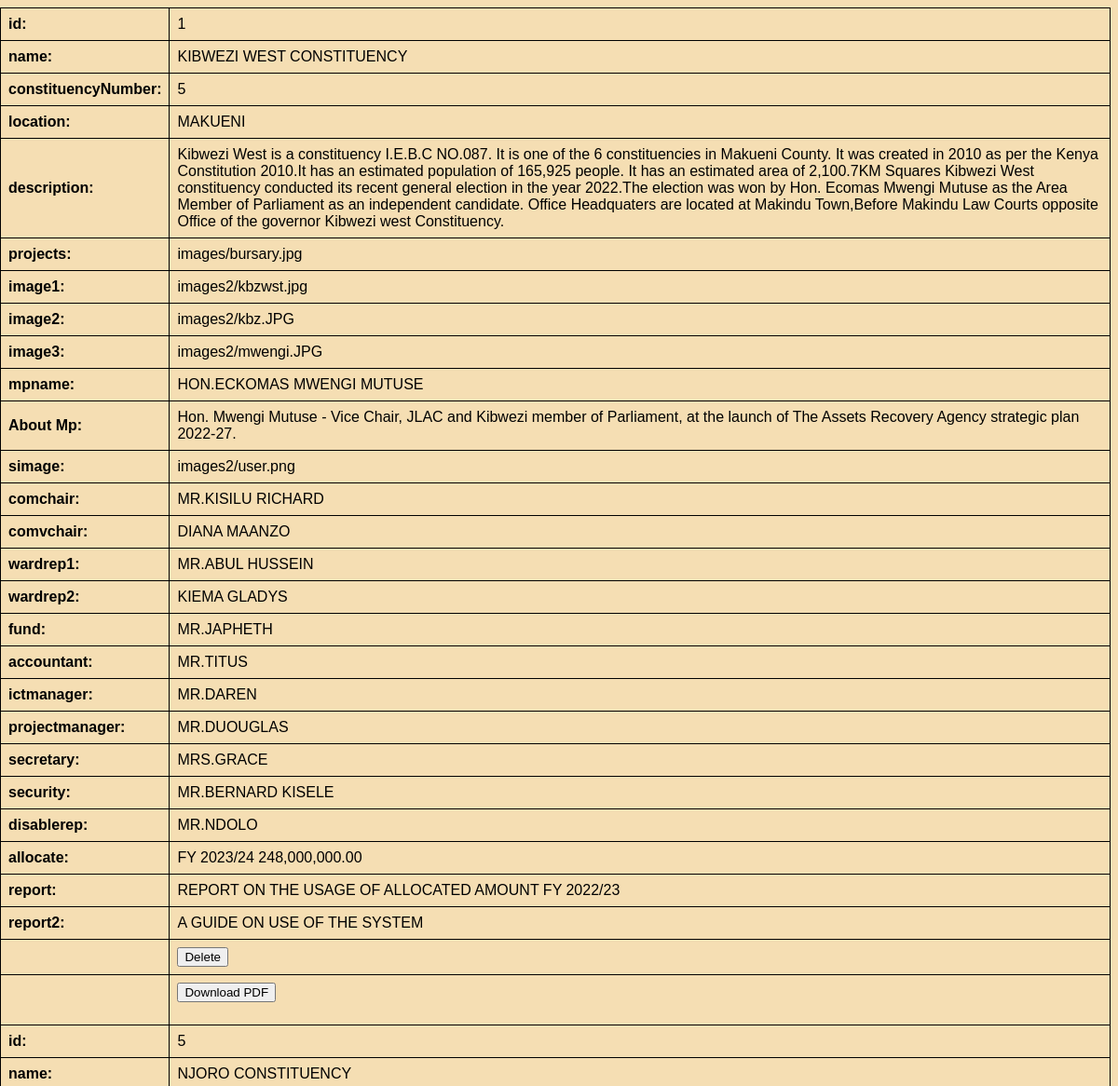
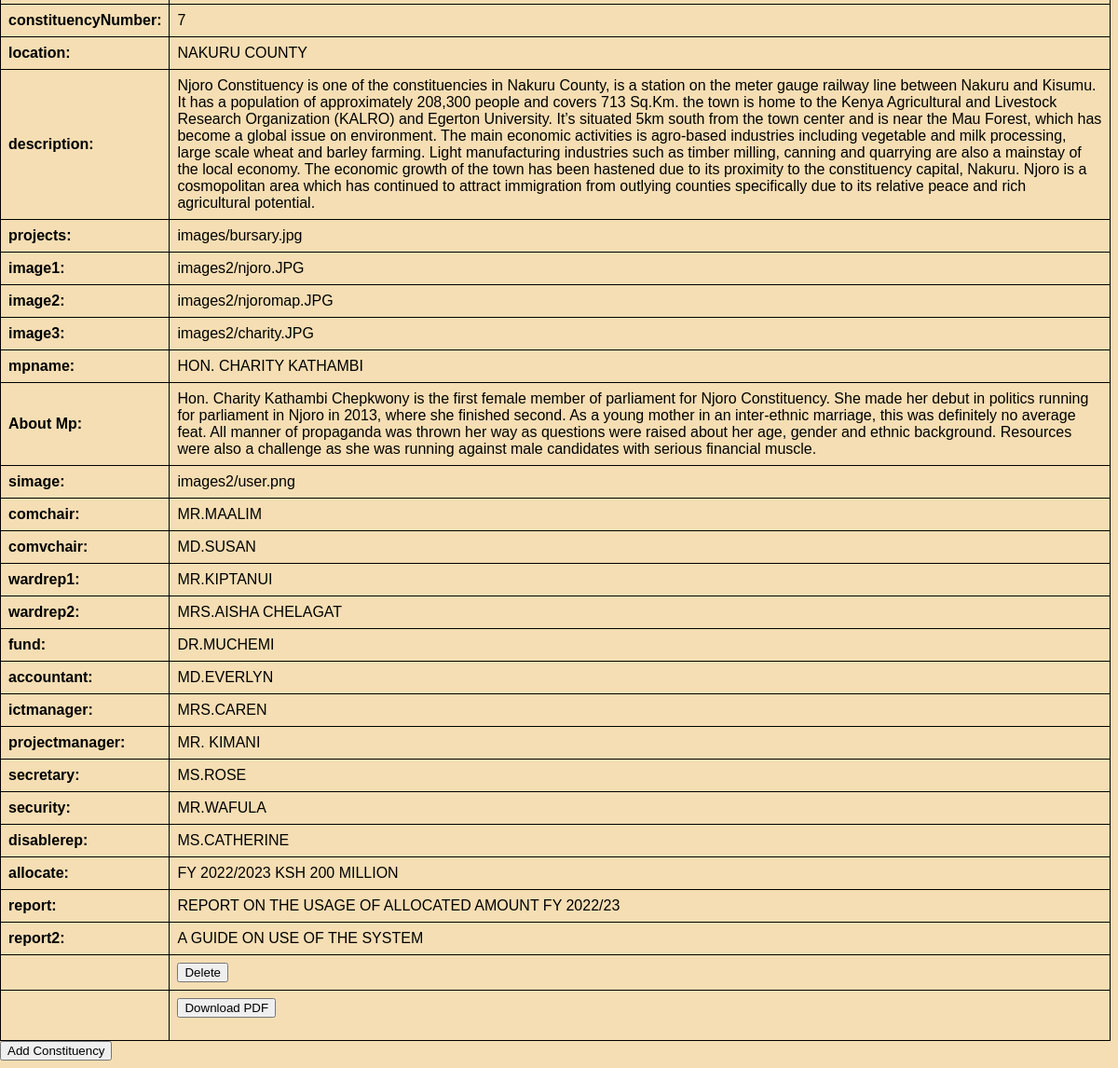
/indexpage/Admin/fetchcons.php, run on the app's committed database (2 pictures, top to bottom).
### tables this page shows
CREATE TABLE `cons` (
  `id` int(10) NOT NULL,
  `name` varchar(100) NOT NULL,
  `constituencyNumber` int(100) NOT NULL,
  `location` varchar(100) NOT NULL,
  `description` text NOT NULL,
  `projects` text NOT NULL,
  `image1` text NOT NULL,
  `image2` text NOT NULL,
  `image3` text NOT NULL,
  `mpname` varchar(100) NOT NULL,
  `About Mp` text NOT NULL,
  `simage` text NOT NULL,
  `comchair` varchar(100) NOT NULL,
  `comvchair` varchar(100) NOT NULL,
  `wardrep1` varchar(100) NOT NULL,
  `wardrep2` varchar(100) NOT NULL,
  `fund` varchar(100) NOT NULL,
  `accountant` text NOT NULL,
  `ictmanager` text NOT NULL,
  `projectmanager` text NOT NULL,
  `secretary` text NOT NULL,
  `security` text NOT NULL,
  `disablerep` varchar(100) NOT NULL,
  `allocate` varchar(255) NOT NULL,
  `report` varchar(255) NOT NULL,
  `report2` text NOT NULL
);

### indexpage/Admin/fetchcons.php (the view, shortened to what this page needs)
<?php
$db_username = 'root';
$db_password = '';
$db_name = 'users_register';
$db_host = 'localhost';
$mysqli = new mysqli($db_host, $db_username, $db_password, $db_name);
$sql = "SELECT * FROM cons";
$result = $mysqli->query($sql);
if ($result->num_rows > 0) {
    echo "<table>";
    while($row = $result->fetch_assoc()) {
        foreach ($row as $key => $value) {
            echo "<tr>";
            echo "<td><strong>".$key.":</strong></td>";
            echo "<td>".$value."</td>";
            echo "</tr>";
        }
        echo "<tr>";
        echo "<td></td>";
        echo "<td><button onclick='deleteCons(".$row["id"].")'>Delete</button></td>";
        echo "</tr>";
        echo "<tr>";
        echo "<td></td>";
        echo "<td><form action='cons_pdf.php' method='post'>";
        echo "<button type='submit'>Download PDF</button>";
        echo "</form></td>";
        echo "</tr>";
    }
    echo "</table>";
} else {
    echo "0 results";
}
?>
<button onclick="window.location.href='add_cons.php'">Add Constituency</button>
<html lang="en">
<head>
</head>
<body>
</body>
</html>

### indexpage/Admin/fetchcons.php (style rules this page uses)
table { border-collapse: collapse; width: 100%; }
th, td { border: 1px solid black; padding: 8px; text-align: left; }
body { font-family: Arial, sans-serif; background-color: wheat; margin-left: 0; font-size:20px; box-sizing: 5px ; align-items: center; padding: 0; }

### data on the page
cons: key "id", id "1", key "name", name "KIBWEZI WEST CONSTITUENCY", key "constituencyNumber", constituencyNumber "5", key "location", location "MAKUENI", key "description", description "Kibwezi West is a constituency I.E.B.C NO.087. It is one of the 6 constituencies in Makueni County. It was created in 2010 as per the Kenya Constitution 2010.It has an estimated population of 165,925 people. It has an estimated area of 2,100.7KM Squares Kibwezi West constituency conducted its recent general election in the year 2022.The election was won by Hon. Ecomas Mwengi Mutuse as the Area Member of Parliament as an independent candidate. Office Headquaters are located at Makindu Town,Before Makindu Law Courts opposite Office of the governor Kibwezi west Constituency.", key "projects", projects "images/bursary.jpg", key "image1", image1 "images2/kbzwst.jpg", key "image2", image2 "images2/kbz.JPG", key "image3", image3 "images2/mwengi.JPG", key "mpname", mpname "HON.ECKOMAS MWENGI MUTUSE", key "About Mp", About Mp "Hon. Mwengi Mutuse - Vice Chair, JLAC and Kibwezi member of Parliament, at the launch of The Assets Recovery Agency strategic plan 2022-27.", key "simage", simage "images2/user.png", key "comchair", comchair "MR.KISILU RICHARD", key "comvchair", comvchair "DIANA MAANZO", key "wardrep1", wardrep1 "MR.ABUL HUSSEIN", key "wardrep2", wardrep2 "KIEMA GLADYS", key "fund", fund "MR.JAPHETH", key "accountant", accountant "MR.TITUS", key "ictmanager", ictmanager "MR.DAREN", key "projectmanager", projectmanager "MR.DUOUGLAS", key "secretary", secretary "MRS.GRACE", key "security", security "MR.BERNARD KISELE", key "disablerep", disablerep "MR.NDOLO", key "allocate", allocate "FY 2023/24 248,000,000.00", key "report", report "REPORT ON THE USAGE OF ALLOCATED AMOUNT FY 2022/23", key "report2", report2 "A GUIDE ON USE OF THE SYSTEM"
cons: key "id", id "5", key "name", name "NJORO CONSTITUENCY", key "constituencyNumber", constituencyNumber "7", key "location", location "NAKURU COUNTY", key "description", description "Njoro Constituency is one of the constituencies in Nakuru County, is a station on the meter gauge railway line between Nakuru and Kisumu. It has a population of approximately 208,300 people and covers 713 Sq.Km. the town is home to the Kenya Agricultural and Livestock Research Organization (KALRO) and Egerton University. It’s situated 5km south from the town center and is near the Mau Forest, which has become a global issue on environment. The main economic activities is agro-based industries including vegetable and milk processing, large scale wheat and barley farming. Light manufacturing industries such as timber milling, canning and quarrying are also a mainstay of the local economy. The…", key "projects", projects "images/bursary.jpg", key "image1", image1 "images2/njoro.JPG", key "image2", image2 "images2/njoromap.JPG", key "image3", image3 "images2/charity.JPG", key "mpname", mpname "HON. CHARITY KATHAMBI", key "About Mp", About Mp "Hon. Charity Kathambi Chepkwony is the first female member of parliament for Njoro Constituency. She made her debut in politics running for parliament in Njoro in 2013, where she finished second. As a young mother in an inter-ethnic marriage, this was definitely no average feat. All manner of propaganda was thrown her way as questions were raised about her age, gender and ethnic background. Resources were also a challenge as she was running against male candidates with serious financial muscle.", key "simage", simage "images2/user.png", key "comchair", comchair "MR.MAALIM", key "comvchair", comvchair "MD.SUSAN", key "wardrep1", wardrep1 "MR.KIPTANUI", key "wardrep2", wardrep2 "MRS.AISHA CHELAGAT", key "fund", fund "DR.MUCHEMI", key "accountant", accountant "MD.EVERLYN", key "ictmanager", ictmanager "MRS.CAREN", key "projectmanager", projectmanager "MR. KIMANI", key "secretary", secretary "MS.ROSE", key "security", security "MR.WAFULA", key "disablerep", disablerep "MS.CATHERINE", key "allocate", allocate "FY 2022/2023 KSH 200 MILLION", key "report", report "REPORT ON THE USAGE OF ALLOCATED AMOUNT FY 2022/23", key "report2", report2 "A GUIDE ON USE OF THE SYSTEM"
